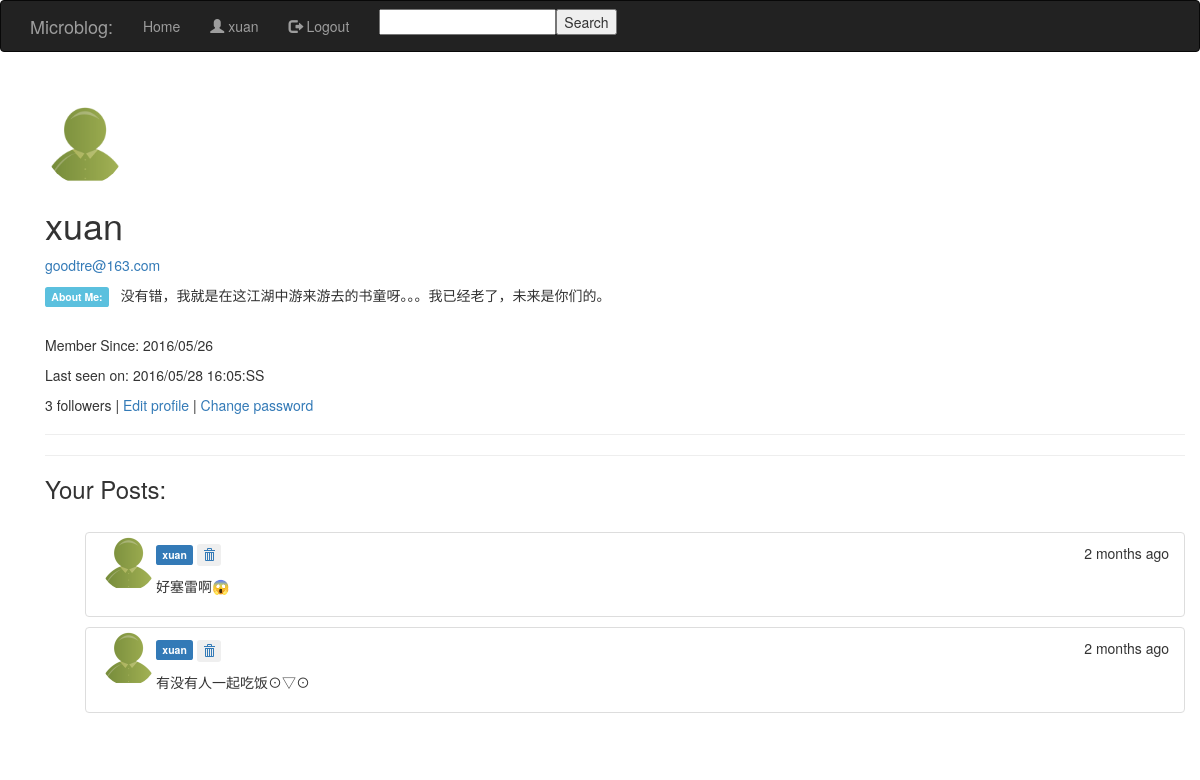
The page /user/xuan/1/ (signed in) on the database as committed earlier.
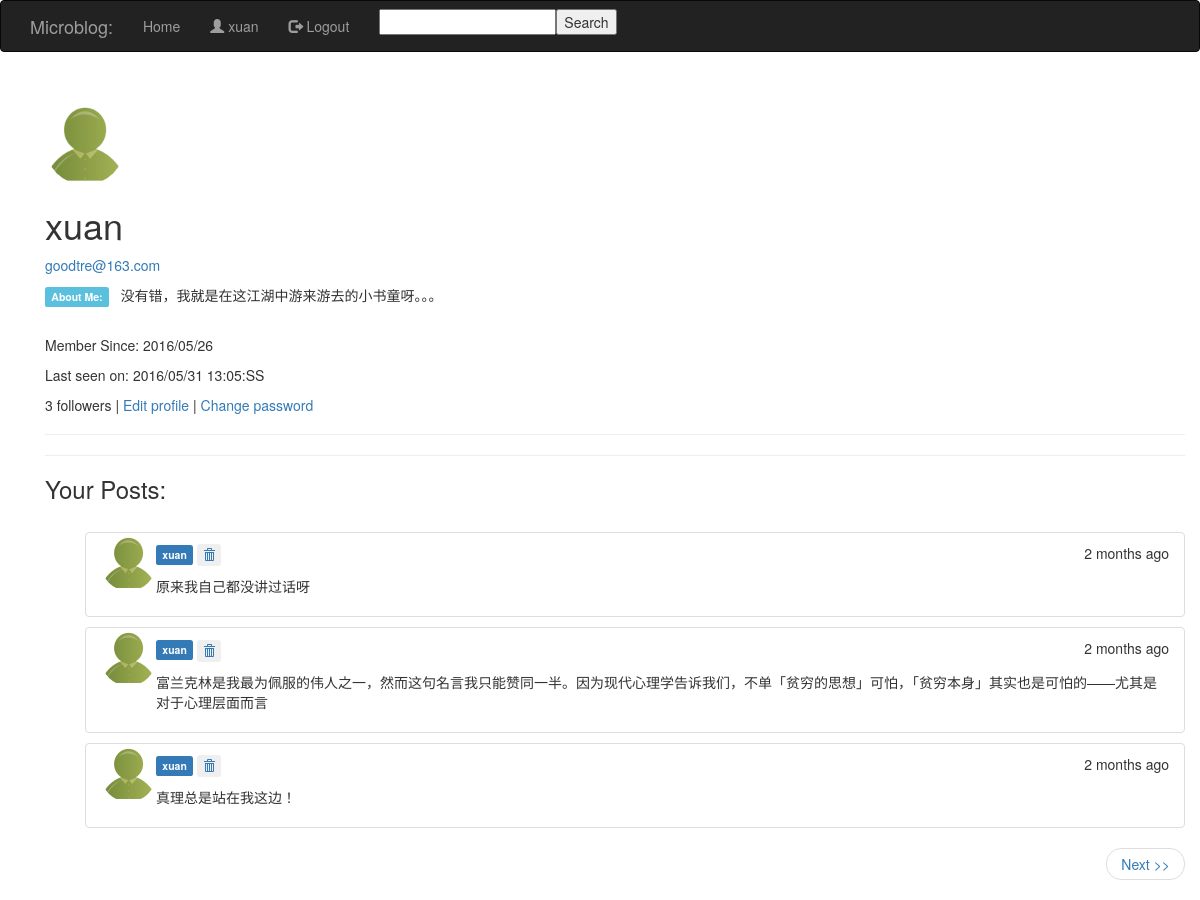
The same page on the database as committed later.
### models.py (models this page shows, shortened)
class User(db.Model):
	id = db.Column(db.Integer, primary_key=True)
	username = db.Column(db.String(64), index=True, unique=True)
	password = db.Column(db.String(20))
	email = db.Column(db.String(120), index=True, unique=True)
	regdate = db.Column(db.DateTime)
	about_me = db.Column(db.String(140))
	last_seen = db.Column(db.DateTime)
	posts = db.relationship('Post', backref='author', lazy='dynamic')
	followed = db.relationship('User',
						   secondary=followers,
						   primaryjoin=(followers.c.follower_id == id),
						   secondaryjoin=(followers.c.followed_id == id),
						   backref=db.backref('followers', lazy='dynamic'),
						   lazy='dynamic')
	@property
	def is_authenticated(self):
		return True

class Post(db.Model):
    __searchable__ = ['body']
    id = db.Column(db.Integer, primary_key=True)
    body = db.Column(db.String(140))
    timestamp = db.Column(db.DateTime)
    user_id = db.Column(db.Integer, db.ForeignKey('user.id'))

### views.py (the view)
@app.route('/user/<username>/')
@app.route('/user/<username>/<int:page>/')
@login_required
def user(username, page=1):
    user = User.query.filter_by(username=username).first()
    if user is None:
        flash('User %s not found.' % username)
        return redirect(url_for('index'))
    posts = user.posts.paginate(page, POSTS_PER_PAGE, False)
    return render_template('user.html',user=user,posts=posts)

### forms.py
class SearchForm(Form):
    search = StringField('search', validators=[DataRequired()])

### views.py (called while the page is built)
@app.before_request
def before_request():
    g.user = current_user
    if g.user.is_authenticated:
        g.user.last_seen = datetime.utcnow()
        db.session.add(g.user)
        db.session.commit()
        g.search_form = SearchForm()

@lm.user_loader
def load_user(id):
    return User.query.get(int(id))

### templates/user.html (shortened to what this page needs)
{% extends "base.html" %}
{% block page_content %}
  <div class="page-header">
      <tr valign="top">
          <td><img class="img-circle" style="max-width:80px; margin-top: -7px"  src="{{ url_for('static', filename='images/default_avatar.jpg') }}"></td>
		  <td>
			  <h1>{{ g.user.username }}</h1>
			  <p><a href="mailto:{{ g.user.email }}">{{ g.user.email }}</a></p>
              {% if user.about_me %}
				<p><span class="label label-info"> About Me:</span>&nbsp;&nbsp; {{ 	user.about_me }}
				</p>
			  {% endif %}
			  <br>
			  <p>Member Since: {{ moment(user.regdate).format('YYYY/MM/DD') }}</p>
              {% if user.last_seen %}
				  <p>Last seen on: {{ moment(user.last_seen).format('YYYY/MM/DD HH:MM:SS') }}</p>
			  {% endif %}
              <p>{{ user.followers.count() }} followers |
              {% if user.id == g.user.id %}
                  <a href="{{ url_for('edit') }}">Edit profile</a> |
				  <a href="{{ url_for('change_password') }}">Change password</a>
              {% elif not g.user.is_following(user) %}
                  <a href="{{ url_for('follow', username=user.username) }}">Follow</a>
              {% else %}
                  <a href="{{ url_for('unfollow', username=user.username) }}">Unfollow</a>
              {% endif %}
              </p>
          </td>
      </tr>
  </div>
  <hr>
<h3>Your Posts:</h3><br>
{% for post in posts.items %}
    {% include 'post.html' %}
{% endfor %}
<div class="page">
	<ul class="pager">
	{% if posts.has_next %}
		<li class="next"><a href="{{ url_for('user', username=user.username, page=posts.next_num) }}">Next <span aria-hidden="true">&gt;&gt;</span></a></li>
	{% endif %}
	</ul>
</div>
{% endblock %}

### templates/base.html (shortened to what this page needs)
<!DOCTYPE html>
<html>
<head>
	<link href="{{ url_for('static', filename='css/bootstrap.min.css') }}" rel="stylesheet">
</head>
<body>
	{% block navbar %}
    <div class="navbar navbar-inverse" role="navigation">
        <div class="container">
			<div class="navbar-header">
				<a class="navbar-brand" href="/index">Microblog:</a>
			</div>
			<div class="navbar-collapse collapse">
				<ul class="nav navbar-nav">
					<li><a href="/index">Home</a></li>
					{% if session.logged_in %}
						<li><a href="{{ url_for('user', username=g.user.username) }}"><span class="glyphicon glyphicon-user"></span> {{g.user.username}}</a></li>
						<li> <a href="{{ url_for('logout') }}"><span class="glyphicon glyphicon-log-out"></span> Logout</a></li>
						<li><form form class="navbar-form navbar-left"  action="{{ url_for('search') }}" method="post" name="search">
							  {{ g.search_form.hidden_tag() }}{{ g.search_form.search(size=20) }}<input type="submit" value="Search"></form></li>
					{% else %}
						<li><a href="/post/about-me">About Me</a></li>
						<li><a href="/post/about-this-blog">About This Blog</a></li>
						<li> <a href="{{ url_for('register') }}"><span class="glyphicon glyphicon-pencil"></span> Signup</a></li>
					{% endif %}
				</ul>
			</div>
        </div>
    </div>
	{% endblock %}
	<div class="container">
		{% block content %}
			<div class="container">
				{% block page_content %}{% endblock %}
			</div>
		{% endblock %}
	</div>
  </body>
</html>

### templates/post.html
<div class="posts">
	<ul style="list-style-type:none;">
		<li class="list-group-item">
			<div class="posts-thumbnail"><a href="{{ url_for('user', username=post.author.username) }}">
				<img class="img-circle" style="max-width: 55px; margin-top: -7px;"  align="left"  src="{{ url_for('static', filename='images/default_avatar.jpg') }}"></a>
			</div>
			<div class="posts-body">
				<p>
					<a href="{{ url_for('user', username=post.author.username) }}"><span class="label label-primary">{{ post.author.username }}</span></a>
					<span class="post-moment" style="float:right">{{ moment(post.timestamp).fromNow() }}</span>
				{% if post.author.id == g.user.id %}
					<a href="{{ url_for('delete', id=post.id) }}"><button type="button" class="btn btn-xs" aria-label="right Align"><span class="glyphicon glyphicon-trash" aria-hidden="true"></span>
					</button></a>
				{% endif %}
				</p>
				<div style="overflow: auto;">
						<p style="white-space: pre-wrap;">{{ post.body }}</p>
				</div>
			</div>
		</li>
	</ul>
</div>

Rows that differ between the two databases and show on the page:
removed Post: author.username "xuan", timestamp "2 months ago", body "好塞雷啊😱"
removed Post: author.username "xuan", timestamp "2 months ago", body "有没有人一起吃饭⊙▽⊙"
changed User "xuan": about_me "没有错，我就是在这江湖中游来游去的书童呀。。。我已经老了，未来是你们的。" → "没有错，我就是在这江湖中游来游去的小书童呀。。。"; last_seen "2016/05/28 16:05:SS" → "2016/05/31 13:05:SS"
added Post: author.username "xuan", timestamp "2 months ago", body "原来我自己都没讲过话呀"
added Post: author.username "xuan", timestamp "2 months ago", body "富兰克林是我最为佩服的伟人之一，然而这句名言我只能赞同一半。因为现代心理学告诉我们，不单「贫穷的思想」可怕，「贫穷本身」其实也是可怕的——尤其是对于心理层面而言"
added Post: author.username "xuan", timestamp "2 months ago", body "真理总是站在我这边！"
Other text that changed with them:
text now shown: "Next >>"
